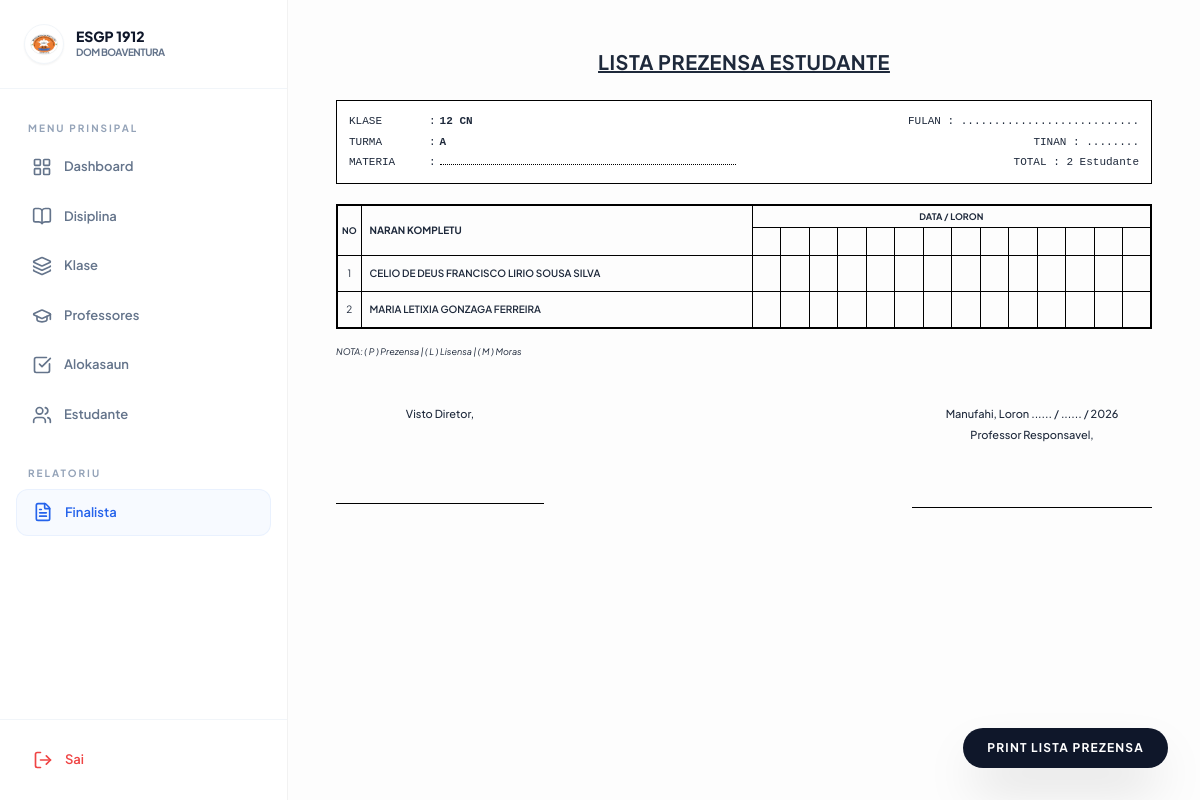
Page /academic/prezensa/3/ on the committed database.
### academic/models.py (models this page shows, shortened)
class Klase(models.Model):
    DEPARTAMENTU_CHOICES = [('CN', 'Ciencias Naturais'), ('CSH', 'Ciencias Sociais e Humanidades')]
    NIVEL_CHOICES = [('10', '10'), ('11', '11'), ('12', '12')]
    nivel = models.CharField(max_length=2, choices=NIVEL_CHOICES)
    departamentu = models.CharField(max_length=3, choices=DEPARTAMENTU_CHOICES)
    turma = models.CharField(max_length=5) # Contoh: A, B, atau C

### users/models.py (models this page shows, shortened)
class Estudante(models.Model):
    SEXU_CHOICES = [('Mane', 'Mane'), ('Feto', 'Feto')]
    nu_emis = models.CharField(max_length=20, unique=True)
    naran_kompletu = models.CharField(max_length=255)
    sexu = models.CharField(max_length=10, choices=SEXU_CHOICES)
    foto = models.ImageField(upload_to='estudante_fotos/', null=True, blank=True)
    klase = models.ForeignKey('academic.Klase', on_delete=models.CASCADE)
    status = models.CharField(max_length=10, default="Ativu")

### academic/views.py (the view)
# urls.py: path('prezensa/<int:klase_id>/', views.estudante_kada_klase, name='lista_prezensa'),
def estudante_kada_klase(request, klase_id):
    klase = get_object_or_404(Klase, id=klase_id)
    estudantes = Estudante.objects.filter(klase=klase).order_by('naran_kompletu')
    context = {
        'klase': klase,
        'estudantes': estudantes
    }
    return render(request, 'academic/lista_prezensa.html', context)

### templates/academic/lista_prezensa.html (shortened to what this page needs)
{% extends 'base.html' %}
{% block content %}
<div class="print-wrapper">
    <div class="max-w-[100%] mx-auto relative" id="print-area">
        <div class="fixed bottom-8 right-8 no-print z-50">
            <button onclick="window.print()" class="px-6 py-3 bg-slate-900 text-white text-xs font-bold rounded-full shadow-2xl hover:bg-black transition-all uppercase tracking-widest">
                Print Lista Prezensa
            </button>
        </div>
        <div class="mb-5">
            <h2 class="text-xl font-bold text-center uppercase underline decoration-2 tracking-wide">Lista Prezensa Estudante</h2>
            <div class="mt-6 border border-black p-3 text-[11px] font-mono bg-white">
                <div class="grid grid-cols-2 gap-4">
                    <div class="space-y-1">
                        <p class="flex items-center"><span class="w-20">KLASE</span>: <span class="font-bold ml-1">{{ klase.nivel }} {{ klase.departamentu }}</span></p>
                        <p class="flex items-center"><span class="w-20">TURMA</span>: <span class="font-bold ml-1">{{ klase.turma }}</span></p>
                        <p class="flex items-baseline"><span class="w-20">MATERIA</span>: <span class="ml-1 flex-1 border-b border-dotted border-black"></span></p>
                    </div>
                    <div class="space-y-1 text-right">
                        <p>FULAN : ...........................</p>
                        <p>TINAN : ........</p>
                        <p>TOTAL : {{ estudantes.count }} Estudante</p>
                    </div>
                </div>
            </div>
        </div>
        <div class="w-full">
            <table class="w-full border-collapse border-black border-[1.5pt]">
                <thead>
                    <tr>
                        <th rowspan="2" class="col-no border border-black text-[9px] text-center font-bold px-1">NO</th>
                        <th rowspan="2" class="border border-black text-[10px] px-2 text-left">NARAN KOMPLETU</th>
                        <th colspan="14" class="border border-black text-[9px] py-1 text-center font-bold uppercase">DATA / LORON</th>
                    </tr>
                    <tr class="h-7">
                        {% for i in "12345678901234"|make_list %}
                        <th class="col-absen border border-black text-[9px] font-normal text-center"></th>
                        {% endfor %}
                    </tr>
                </thead>
                <tbody>
                    {% for e in estudantes %}
                    <tr class="h-9">
                        <td class="border border-black text-center text-[10px]">{{ forloop.counter }}</td>
                        <td class="border border-black px-2 text-[10px] uppercase font-semibold truncate">
                            {{ e.naran_kompletu }}
                        </td>
                        {% for i in "12345678901234"|make_list %}
                        <td class="border border-black"></td>
                        {% endfor %}
                    </tr>
                    {% endfor %}
                </tbody>
            </table>
        </div>
        <div class="mt-4 text-[9px] italic">
            <span>NOTA: ( P ) Prezensa | ( L ) Lisensa | ( M ) Moras </span>
        </div>
        <div class="mt-12 flex justify-between text-[11px] font-medium">
            <div class="text-center w-52">
                <p>Visto Diretor,</p>
                <div class="mt-20 border-b border-black w-full"></div>
            </div>
            <div class="text-center w-60">
                <p>Manufahi, Loron ...... / ...... / 2026</p>
                <p class="mt-1">Professor Responsavel,</p>
                <div class="mt-16 border-b border-black w-full"></div>
            </div>
        </div>
    </div>
</div>
{% endblock %}

### templates/base.html (style rules this page uses)
:root { --primary: #3b82f6; }
body { font-family: 'Plus Jakarta Sans', sans-serif; background: #fdfdfd; color: #1e293b; }

### templates/academic/lista_prezensa.html (style rules this page uses)
table { width: 100%; border-spacing: 0; table-layout: auto; }
.col-no { width: 1%; white-space: nowrap; }
.col-absen { width: 3.5%; }
th, td { overflow: hidden; }

### rows in the picture
Klase: nivel "12", departamentu "CN", turma "A"
Estudante: naran_kompletu "CELIO DE DEUS FRANCISCO LIRIO SOUSA SILVA"
Estudante: naran_kompletu "MARIA LETIXIA GONZAGA FERREIRA"

### other values in the picture
{{ estudantes.count }} "2"
